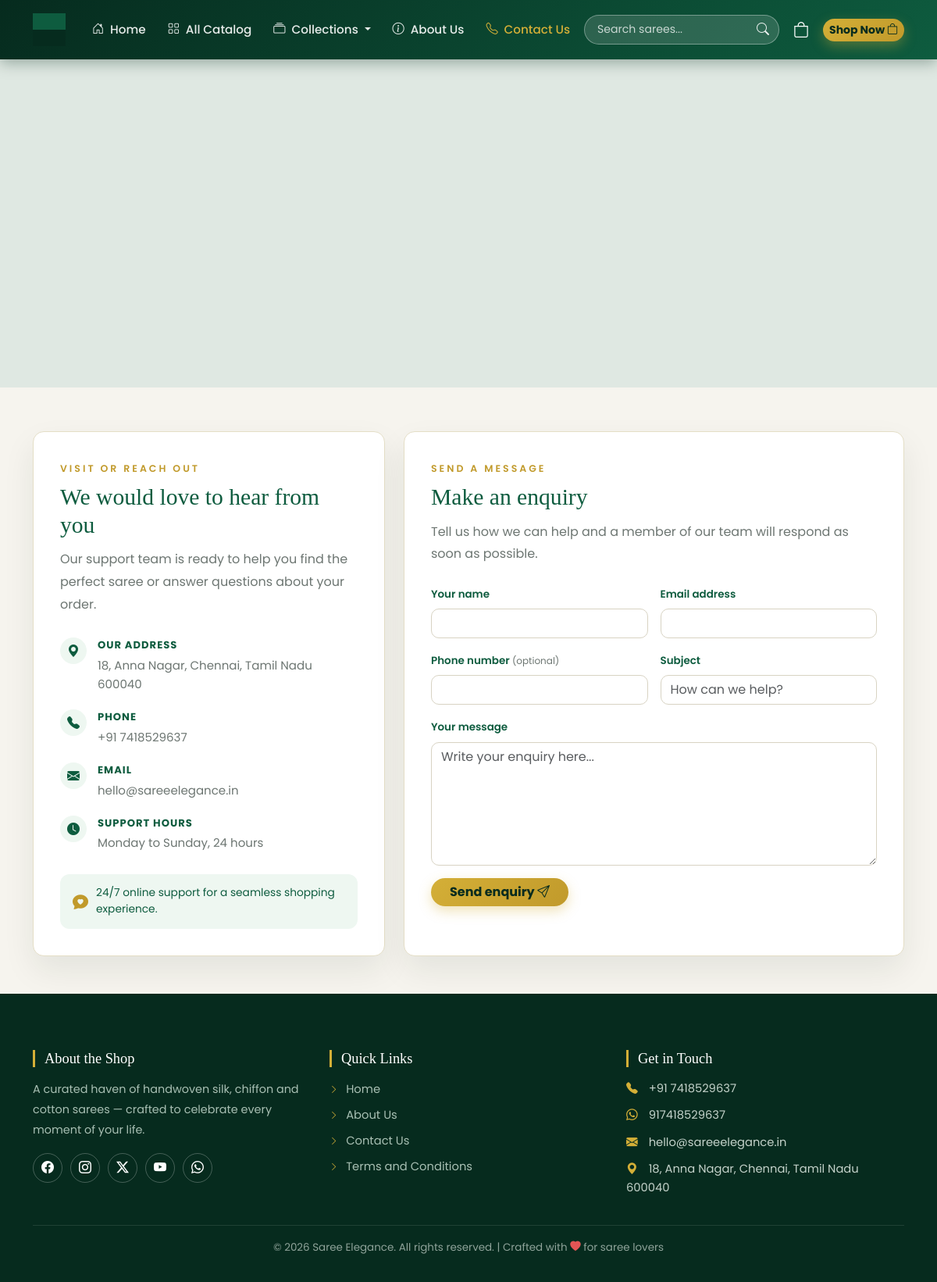
Page /contact/ on the committed database.
### store/models.py (models this page shows, shortened)
class SiteSettings(models.Model):
    shop_name = models.CharField(max_length=120, default="Saree Elegance")
    tagline = models.CharField(max_length=200, blank=True)
    logo = models.ImageField(upload_to="site/", blank=True, null=True)
    phone = models.CharField(max_length=30, blank=True)
    email = models.EmailField(blank=True)
    address = models.CharField(max_length=255, blank=True)
    map_embed_url = models.URLField(blank=True)
    whatsapp = models.CharField(max_length=30, blank=True)
    facebook = models.URLField(blank=True)
    instagram = models.URLField(blank=True)
    twitter = models.URLField(blank=True)
    youtube = models.URLField(blank=True)
    class Meta:
        verbose_name = "Site Settings"
        verbose_name_plural = "Site Settings"

### store/views.py (the view)
# urls.py: path("contact/", contact, name="contact"),
def contact(request):
    context = _base_context(request)
    form = ContactForm(request.POST or None)
    if request.method == "POST" and form.is_valid():
        form.save()
        messages.success(request, "Thank you. Your enquiry has been received.")
        return redirect("store:contact")
    context.update({"contact_form": form, "contact_map_url": _contact_map_url(context["site"])})
    site_name = context["site"].shop_name if context["site"] else context["seo"].site_name
    context.update(
        _seo_context(
            request,
            site=context["site"],
            seo=context["seo"],
            title=f"Contact Us | {site_name}",
            description="Contact Saree Elegance for help with saree orders, product questions, delivery updates and exchanges.",
            keywords="contact saree elegance, saree order support, saree delivery, saree exchange",
        )
    )
    return render(request, "store/contact.html", context)

### store/forms.py
class ContactForm(forms.ModelForm):
    class Meta:
        model = ContactMessage
        fields = ("name", "email", "phone", "subject", "message")
        widgets = {
            "name": forms.TextInput(attrs={"class": "form-control", "autocomplete": "name"}),
            "email": forms.EmailInput(attrs={"class": "form-control", "autocomplete": "email"}),
            "phone": forms.TextInput(attrs={"class": "form-control", "autocomplete": "tel"}),
            "subject": forms.TextInput(attrs={"class": "form-control", "placeholder": "How can we help?"}),
            "message": forms.Textarea(attrs={"class": "form-control", "rows": 6, "placeholder": "Write your enquiry here..."}),
        }

### store/cart.py (called while the page is built)
    @property
    def is_persisted(self):
        return self.customer_id is not None

    def _session_cart(self):
        cart = self.session.get("cart")
        if not cart:
            cart = self.session["cart"] = {}
        return cart

    def count(self):
        if self.is_persisted:
            return sum(CartItem.objects.filter(customer_id=self.customer_id).values_list("quantity", flat=True))
        total = 0
        for qty in self._session_cart().values():
            try:
                total += int(qty)
            except (TypeError, ValueError):
                continue
        return total

### store/views.py (called while the page is built)
def _absolute_url(request, value):
    if not value:
        return ""
    url = value.url if hasattr(value, "url") else str(value)
    if url.startswith(("http://", "https://")):
        return url
    return request.build_absolute_uri(url) if request else url

def _canonical_url(request, seo):
    if not request:
        return ""
    if seo.canonical_base_url:
        return f"{seo.canonical_base_url.rstrip('/')}{request.path}"
    return request.build_absolute_uri(request.path)

def _base_context(request=None):
    site = SiteSettings.objects.first()
    seo = SEO.objects.first() or SEO()
    cart_count = 0
    customer = None
    if request is not None:
        cart_count = Cart(request).count()
        customer = _customer(request)
    noindex = bool(
        request
        and request.resolver_match
        and request.resolver_match.url_name in {"cart", "checkout", "profile", "order_success"}
    )
    context = {
        "site": site,
        "categories": Category.objects.all(),
        "cart_count": cart_count,
        "customer": customer,
    }
    context.update(_seo_context(request, site=site, seo=seo, noindex=noindex))
    return context

### templates/store/contact.html (shortened to what this page needs)
{% extends 'base.html' %}
{% block content %}
<section class="contact-map-section">
    <div class="container-fluid px-0">
        <div class="contact-map-frame">
            <iframe src="{{ contact_map_url }}" title="Saree Elegance location map" loading="lazy" allowfullscreen></iframe>
        </div>
    </div>
</section>
<section class="contact-wrap">
    <div class="container">
        <div class="row g-4 align-items-stretch">
            <div class="col-lg-5">
                <div class="contact-card h-100">
                    <span class="section-tag">Visit or reach out</span>
                    <h2>We would love to hear from you</h2>
                    <p class="contact-intro">Our support team is ready to help you find the perfect saree or answer questions about your order.</p>
                    <ul class="contact-details">
                        {% if site.address %}
                        <li>
                            <i class="bi bi-geo-alt-fill"></i>
                            <div><strong>Our address</strong><span>{{ site.address }}</span></div>
                        </li>
                        {% endif %}
                        {% if site.phone %}
                        <li>
                            <i class="bi bi-telephone-fill"></i>
                            <div><strong>Phone</strong><a href="tel:{{ site.phone }}">{{ site.phone }}</a></div>
                        </li>
                        {% endif %}
                        {% if site.email %}
                        <li>
                            <i class="bi bi-envelope-fill"></i>
                            <div><strong>Email</strong><a href="mailto:{{ site.email }}">{{ site.email }}</a></div>
                        </li>
                        {% endif %}
                        <li>
                            <i class="bi bi-clock-fill"></i>
                            <div><strong>Support hours</strong><span>Monday to Sunday, 24 hours</span></div>
                        </li>
                    </ul>
                    <div class="contact-card-note">
                        <i class="bi bi-chat-heart-fill"></i>
                        <span>24/7 online support for a seamless shopping experience.</span>
                    </div>
                </div>
            </div>
            <div class="col-lg-7">
                <div class="contact-card h-100">
                    <span class="section-tag">Send a message</span>
                    <h2>Make an enquiry</h2>
                    <p class="contact-intro">Tell us how we can help and a member of our team will respond as soon as possible.</p>
                    <form action="{% url 'store:contact' %}" method="post" class="contact-form" novalidate>
                        <div class="row g-3">
                            <div class="col-md-6">
                                <label class="form-label" for="{{ contact_form.name.id_for_label }}">Your name</label>
                                {{ contact_form.name }}
                            </div>
                            <div class="col-md-6">
                                <label class="form-label" for="{{ contact_form.email.id_for_label }}">Email address</label>
                                {{ contact_form.email }}
                            </div>
                            <div class="col-md-6">
                                <label class="form-label" for="{{ contact_form.phone.id_for_label }}">Phone number <span class="optional-label">(optional)</span></label>
                                {{ contact_form.phone }}
                            </div>
                            <div class="col-md-6">
                                <label class="form-label" for="{{ contact_form.subject.id_for_label }}">Subject</label>
                                {{ contact_form.subject }}
                            </div>
                            <div class="col-12">
                                <label class="form-label" for="{{ contact_form.message.id_for_label }}">Your message</label>
                                {{ contact_form.message }}
                            </div>
                            <div class="col-12">
                                <button type="submit" class="btn btn-gold rounded-pill px-4">Send enquiry <i class="bi bi-send"></i></button>
                            </div>
                        </div>
                    </form>
                </div>
            </div>
        </div>
    </div>
</section>
{% endblock %}

### templates/base.html (shortened to what this page needs)
{% load static %}<!DOCTYPE html>
<html lang="en">
<head>
    <link href="https://cdn.jsdelivr.net/npm/bootstrap@5.3.3/dist/css/bootstrap.min.css" rel="stylesheet">
    <link rel="stylesheet" href="https://cdn.jsdelivr.net/npm/bootstrap-icons@1.11.3/font/bootstrap-icons.min.css">
    <link rel="stylesheet" href="{% static 'css/style.css' %}">
</head>
<body>
    <nav class="navbar navbar-expand-lg navbar-dark main-navbar sticky-top">
        <div class="container">
            <a class="navbar-brand" href="{% url 'store:home' %}">
                {% if site.logo %}
                    <img src="{{ site.logo.url }}" alt="{{ site.shop_name }}" height="42">
                {% else %}
                    <span class="brand-icon"><i class="bi bi-flower1"></i></span>
                    <span class="brand-name">{{site.shop_name|default:"Saree Elegance" }}</span>
                {% endif %}
            </a>
            <div class="collapse navbar-collapse" id="navMenu">
                <ul class="navbar-nav mx-auto mb-2 mb-lg-0">
                    <li class="nav-item"><a class="nav-link {% if request.resolver_match.url_name == 'home' %}active{% endif %}" href="{% url 'store:home' %}"><i class="bi bi-house-door"></i> Home</a></li>
                    <li class="nav-item"><a class="nav-link {% if request.resolver_match.url_name == 'catalog' and not query %}active{% endif %}" href="{% url 'store:catalog' %}"><i class="bi bi-grid"></i> All Catalog</a></li>
                    <li class="nav-item dropdown">
                        <a class="nav-link dropdown-toggle {% if request.resolver_match.url_name == 'category_detail' %}active{% endif %}" href="#" role="button" data-bs-toggle="dropdown" aria-expanded="false">
                            <i class="bi bi-collection"></i> Collections
                        </a>
                    </li>
                    <li class="nav-item"><a class="nav-link " href="{% url 'store:about' %}"><i class="bi bi-info-circle"></i> About Us</a></li>
                    <li class="nav-item"><a class="nav-link {% if request.resolver_match.url_name == 'contact' or request.resolver_match.url_name == 'contact_us' %}active{% endif %}" href="{% url 'store:contact' %}"><i class="bi bi-telephone"></i> Contact Us</a></li>
                </ul>
                <div class="d-flex align-items-center gap-2">
                    <form action="{% url 'store:catalog' %}" method="get" class="nav-search" role="search">
                        <input class="nav-search-input" type="search" name="q" placeholder="Search sarees..." value="{{ query|default:'' }}" aria-label="Search sarees">
                        <button class="nav-search-btn" type="submit" aria-label="Search"><i class="bi bi-search"></i></button>
                    </form>
                    <a href="{% url 'store:cart' %}" class="cart-link" title="View cart">
                        <i class="bi bi-bag"></i>
                    </a>
                    <a href="{% url 'store:catalog' %}" class="btn btn-gold btn-sm rounded-pill">Shop Now <i class="bi bi-bag"></i></a>
                </div>
            </div>
        </div>
    </nav>
    {% block content %}{% endblock %}
    <footer id="contact-section" class="footer">
        <div class="container">
            <div class="row g-4 footer-main">
                <div class="col-lg-4 col-md-6">
                    <h5 class="footer-head">About the Shop</h5>
                    <p class="footer-about">
                        {% if site.tagline %}{{ site.tagline }}{% else %}Curated handloom and silk sarees crafted for every celebration. Welcome to {{ site.shop_name }}.{% endif %}
                    </p>
                    <div class="social-links">
                        {% if site.facebook %}<a href="{{ site.facebook }}" target="_blank" rel="noopener" aria-label="Facebook"><i class="bi bi-facebook"></i></a>{% endif %}
                        {% if site.instagram %}<a href="{{ site.instagram }}" target="_blank" rel="noopener" aria-label="Instagram"><i class="bi bi-instagram"></i></a>{% endif %}
                        {% if site.twitter %}<a href="{{ site.twitter }}" target="_blank" rel="noopener" aria-label="Twitter"><i class="bi bi-twitter-x"></i></a>{% endif %}
                        {% if site.youtube %}<a href="{{ site.youtube }}" target="_blank" rel="noopener" aria-label="YouTube"><i class="bi bi-youtube"></i></a>{% endif %}
                        {% if site.whatsapp %}<a href="https://wa.me/{{ site.whatsapp }}" target="_blank" rel="noopener" aria-label="WhatsApp"><i class="bi bi-whatsapp"></i></a>{% endif %}
                    </div>
                </div>
                <div class="col-lg-4 col-md-6">
                    <h5 class="footer-head">Quick Links</h5>
                    <ul class="footer-links">
                        <li><a href="{% url 'store:home' %}"><i class="bi bi-chevron-right"></i> Home</a></li>
                        <li><a href="{% url 'store:about' %}"><i class="bi bi-chevron-right"></i> About Us</a></li>
                        <li><a href="{% url 'store:contact' %}"><i class="bi bi-chevron-right"></i> Contact Us</a></li>
                        <li><a href="{% url 'store:terms' %}"><i class="bi bi-chevron-right"></i> Terms and Conditions</a></li>
                    </ul>
                </div>
                <div class="col-lg-4 col-md-6">
                    <h5 class="footer-head">Get in Touch</h5>
                    <ul class="footer-contact">
                        {% if site.phone %}
                        <li><i class="bi bi-telephone-fill"></i> <a href="tel:{{ site.phone }}">{{ site.phone }}</a></li>
                        {% endif %}
                        {% if site.whatsapp %}
                        <li><i class="bi bi-whatsapp"></i> <a href="https://wa.me/{{ site.whatsapp }}" target="_blank" rel="noopener">{{ site.whatsapp }}</a></li>
                        {% endif %}
                        {% if site.email %}
                        <li><i class="bi bi-envelope-fill"></i> <a href="mailto:{{ site.email }}">{{ site.email }}</a></li>
                        {% endif %}
                        {% if site.address %}
                        <li><i class="bi bi-geo-alt-fill"></i> {{ site.address }}</li>
                        {% endif %}
                    </ul>
                </div>
            </div>
            <div class="footer-bottom">
                <p>&copy; <span class="year"></span> {{ site.shop_name|default:"Saree Elegance" }}. All rights reserved. | Crafted with <i class="bi bi-heart-fill"></i> for saree lovers</p>
            </div>
        </div>
    </footer>
</body>
</html>

### rows in the picture
SiteSettings: logo (picture), address "18, Anna Nagar, Chennai, Tamil Nadu 600040", phone "+91 7418529637", email "hello@sareeelegance.in", tagline "A curated haven of handwoven silk, chiffon and cotton sarees — crafted to celebrate every moment of your life.", whatsapp "917418529637", shop_name "Saree Elegance"
